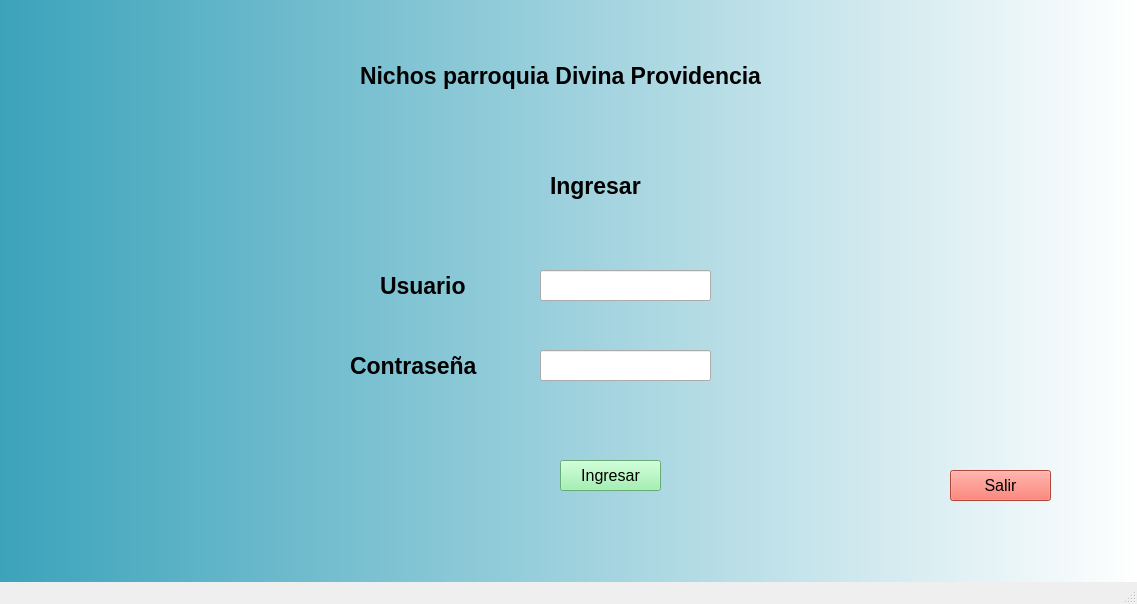
<?xml version="1.0" encoding="UTF-8"?>
<ui version="4.0">
 <class>Nichos</class>
 <widget class="QMainWindow" name="Nichos">
  <property name="geometry">
   <rect>
    <x>0</x>
    <y>0</y>
    <width>1137</width>
    <height>604</height>
   </rect>
  </property>
  <property name="windowTitle">
   <string>Gestion de nichos de la parroquia Divina Providenca</string>
  </property>
  <property name="autoFillBackground">
   <bool>false</bool>
  </property>
  <property name="styleSheet">
   <string notr="true">QWidget #centralwidget{
background-color: qlineargradient(spread:pad, x1:0, y1:0, x2:1, y2:0, stop:0 rgba(59, 163, 187, 255), stop:1 rgba(255, 255, 255, 255));}</string>
  </property>
  <widget class="QWidget" name="centralwidget">
   <widget class="QLabel" name="label">
    <property name="geometry">
     <rect>
      <x>360</x>
      <y>40</y>
      <width>461</width>
      <height>71</height>
     </rect>
    </property>
    <property name="font">
     <font>
      <pointsize>17</pointsize>
      <weight>75</weight>
      <bold>true</bold>
     </font>
    </property>
    <property name="text">
     <string>Nichos parroquia Divina Providencia</string>
    </property>
   </widget>
   <widget class="QLabel" name="label_2">
    <property name="geometry">
     <rect>
      <x>550</x>
      <y>170</y>
      <width>111</width>
      <height>31</height>
     </rect>
    </property>
    <property name="font">
     <font>
      <pointsize>17</pointsize>
      <weight>75</weight>
      <bold>true</bold>
     </font>
    </property>
    <property name="text">
     <string>Ingresar</string>
    </property>
   </widget>
   <widget class="QLabel" name="label_3">
    <property name="geometry">
     <rect>
      <x>380</x>
      <y>270</y>
      <width>111</width>
      <height>31</height>
     </rect>
    </property>
    <property name="font">
     <font>
      <pointsize>17</pointsize>
      <weight>75</weight>
      <bold>true</bold>
     </font>
    </property>
    <property name="text">
     <string>Usuario</string>
    </property>
   </widget>
   <widget class="QLabel" name="label_4">
    <property name="geometry">
     <rect>
      <x>350</x>
      <y>350</y>
      <width>131</width>
      <height>31</height>
     </rect>
    </property>
    <property name="font">
     <font>
      <pointsize>17</pointsize>
      <weight>75</weight>
      <bold>true</bold>
     </font>
    </property>
    <property name="text">
     <string>Contraseña</string>
    </property>
   </widget>
   <widget class="QLineEdit" name="lineEdit">
    <property name="geometry">
     <rect>
      <x>540</x>
      <y>270</y>
      <width>171</width>
      <height>31</height>
     </rect>
    </property>
   </widget>
   <widget class="QLineEdit" name="lineEdit_2">
    <property name="geometry">
     <rect>
      <x>540</x>
      <y>350</y>
      <width>171</width>
      <height>31</height>
     </rect>
    </property>
   </widget>
   <widget class="QPushButton" name="pushButton">
    <property name="geometry">
     <rect>
      <x>560</x>
      <y>460</y>
      <width>101</width>
      <height>31</height>
     </rect>
    </property>
    <property name="font">
     <font>
      <pointsize>12</pointsize>
     </font>
    </property>
    <property name="styleSheet">
     <string notr="true">background-color: rgb(143, 240, 164);</string>
    </property>
    <property name="text">
     <string>Ingresar</string>
    </property>
   </widget>
   <widget class="QPushButton" name="pushButton_2">
    <property name="geometry">
     <rect>
      <x>950</x>
      <y>470</y>
      <width>101</width>
      <height>31</height>
     </rect>
    </property>
    <property name="font">
     <font>
      <pointsize>12</pointsize>
     </font>
    </property>
    <property name="styleSheet">
     <string notr="true">background-color: rgb(246, 97, 81);</string>
    </property>
    <property name="text">
     <string>Salir</string>
    </property>
   </widget>
   <widget class="QLabel" name="label_5">
    <property name="geometry">
     <rect>
      <x>360</x>
      <y>410</y>
      <width>521</width>
      <height>41</height>
     </rect>
    </property>
    <property name="font">
     <font>
      <pointsize>12</pointsize>
     </font>
    </property>
    <property name="styleSheet">
     <string notr="true">color: rgb(237, 51, 59);</string>
    </property>
    <property name="text">
     <string/>
    </property>
   </widget>
  </widget>
  <widget class="QMenuBar" name="menubar">
   <property name="geometry">
    <rect>
     <x>0</x>
     <y>0</y>
     <width>1137</width>
     <height>22</height>
    </rect>
   </property>
  </widget>
  <widget class="QStatusBar" name="statusbar"/>
 </widget>
 <resources/>
 <connections/>
</ui>
